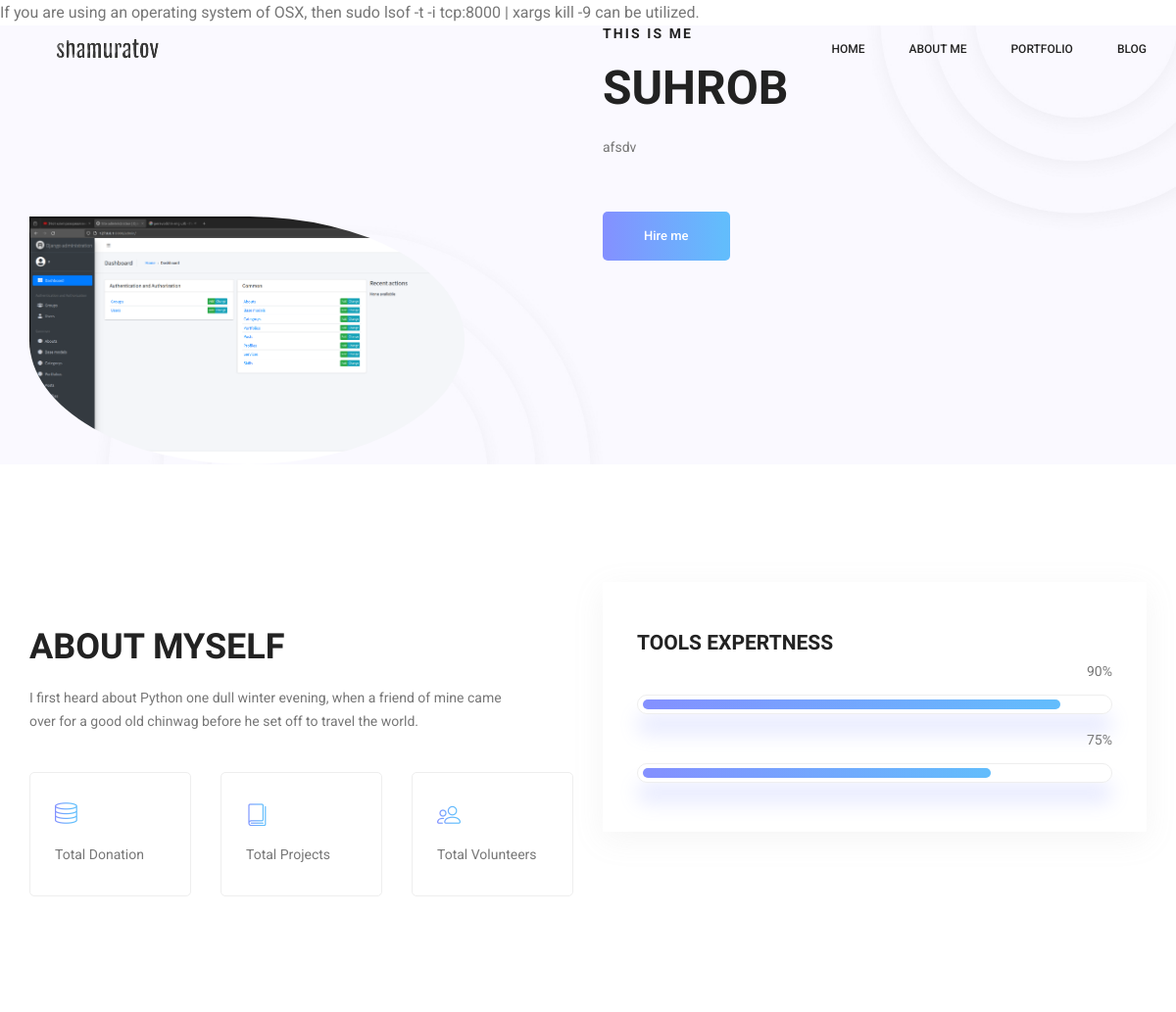
Before: / (upper part) with the older database file.
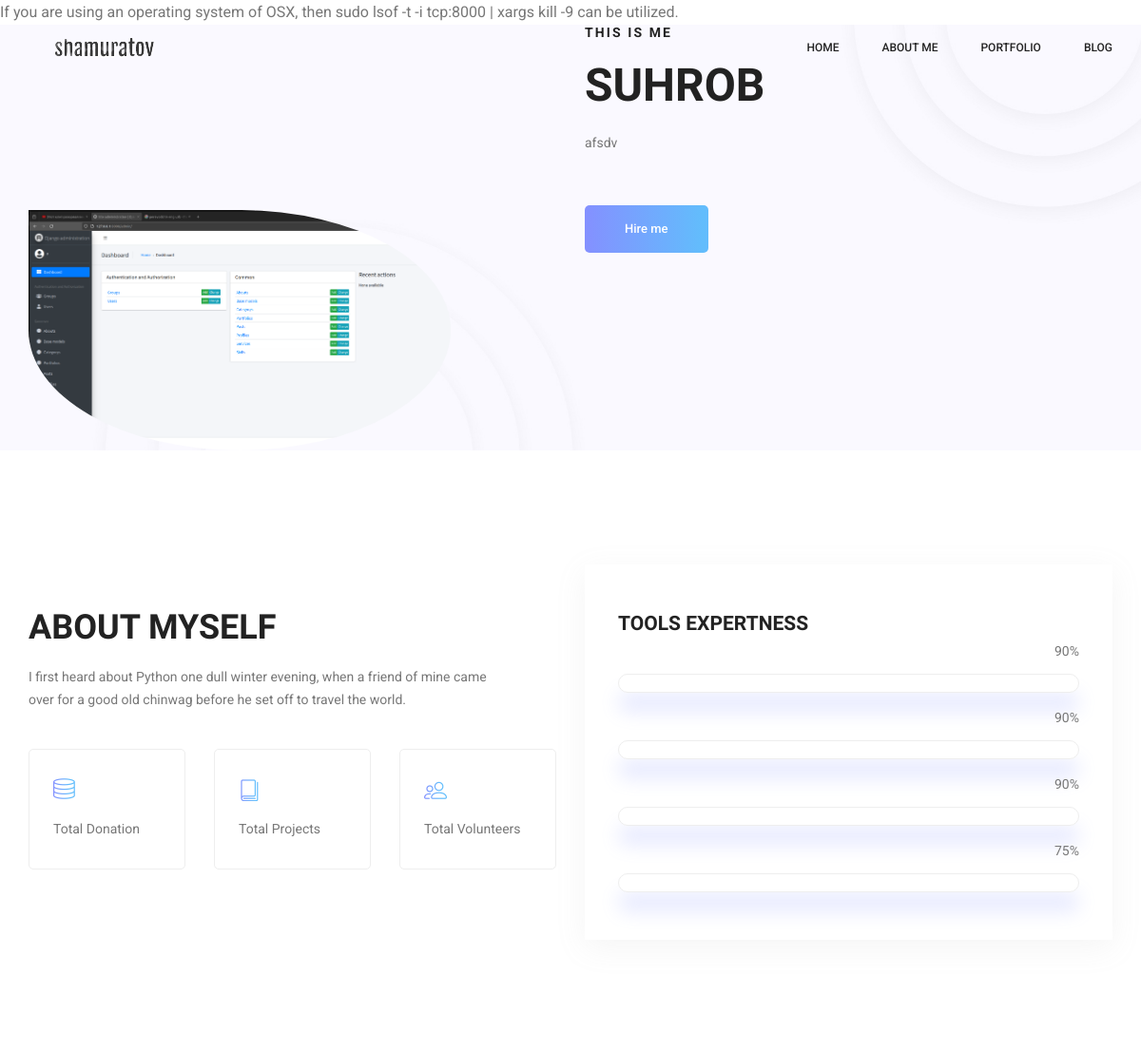
After: the same page with the newer database file.
### common/models.py (models this page shows, shortened)
class BaseModel(models.Model):
    created_at = models.DateTimeField(auto_now_add=True)
    updated_at = models.DateTimeField(auto_now=True)

class Profile(BaseModel):
    full_name = models.CharField(max_length=50)
    image = models.ImageField(upload_to="profile/")
    bio = models.TextField()

class About(BaseModel):
    experience = models.TextField()
    total_projects = models.IntegerField(default=0)
    total_users = models.IntegerField(default=0)
    salary = models.IntegerField()
    def __str__(self):
        return self.experience

class Skill(BaseModel):
    title = models.CharField(max_length=100)
    percentage = models.IntegerField(default=0)
    order = models.IntegerField(default=1)
    class Meta:
        ordering = ("order",)

### common/views.py (the view)
# urls.py: path("", index),
def index(request):
    profile = Profile.objects.first()
    skills = Skill.objects.all()
    abouts =  About.objects.all()
    services = Service.objects.all()
    posts = Post.objects.all()
    portfolios = Portfolio.objects.all()
    categories = Category.objects.all()
    print(abouts)
    context = {"profile":profile,
               "skills":skills ,
                "abouts":abouts,
                "services":services,
                "posts":posts,
                "portfolios":portfolios,
                "categories":categories,
                 }
    return  render(request, "index.html", context)

### templates/index.html (shortened to what this page needs)
{% extends "base.html" %}
{% load static %}
{% load bootstrap5 %}
{% block content %}
        <section class="home_banner_area">
            <div class="banner_inner">
				<div class="container">
					<div class="row">
						<div class="col-lg-6">
							<div class="home_left_img">
								<img style="max-width: 80%; max-height: fit-content; border-radius: 0 50% 50%  50%" src="{{ profile.image.url }}" alt="">
							</div>
						</div>
						<div class="col-lg
						-6">
							<div class="banner_content">
								<h5>This is me</h5>
								<h2>{{ profile.full_name }}</h2>
                                <p>{{ profile.bio }}</p>
                                <ul class="list d-flex pb-2">
        					    </ul>
								<a class="banner_btn" href="#">Hire me</a>
							</div>
						</div>
					</div>
				</div>
            </div>
        </section>
        <section class="welcome_area p_120">
        	<div class="container">
        		<div class="row welcome_inner">
        			<div class="col-lg-6">
						{% for about in abouts %}
        				<div class="welcome_text">
        					<h4>About Myself</h4>
        					<p>{{ about.experience  }}</p>
        					<div class="row">
        						<div class="col-md-4">
        							<div class="wel_item">
        								<i class="lnr lnr-database"></i>
        								<p>Total Donation</p>
        							</div>
        						</div>
        						<div class="col-md-4">
        							<div class="wel_item">
        								<i class="lnr lnr-book"></i>
        								<p>Total Projects</p>
        							</div>
        						</div>
        						<div class="col-md-4">
        							<div class="wel_item">
        								<i class="lnr lnr-users"></i>
        								<p>Total Volunteers</p>
					    {% endfor %}
        							</div>
        						</div>
        					</div>
        				</div>
        			</div>
        			<div class="col-lg-6">
        				<div class="tools_expert">
        					<h3>Tools Expertness</h3>
        					<div class="skill_main">
                                {% for skill in skills %}
								<div class="skill_item">
									<h4>{{ skill.titile }} <span class="counter">{{ skill.percentage }}</span>%</h4>
									<div class="progress">
										<div class="progress-bar" role="progressbar" aria-valuenow="{{ skill.percentage }}" aria-valuemin="0" aria-valuemax="100"></div>
									</div>
								</div>
                                {% endfor %}
							</div>
        				</div>
        			</div>
        		</div>
        	</div>
        </section>
{% endblock %}

### templates/base.html (shortened to what this page needs)
<!DOCTYPE html>
<html lang="en">
<head>
    {% load static %}
    {% block head %}
        <link rel="stylesheet" href="{% static 'css/bootstrap.css' %}">
        <link rel="stylesheet" href="{% static 'vendors/linericon/style.css' %}">
        <link rel="stylesheet" href="{% static 'css/font-awesome.min.css' %}">
        <link rel="stylesheet" href="{% static 'vendors/owl-carousel/owl.carousel.min.css' %}">
        <link rel="stylesheet" href="{% static 'vendors/lightbox/simpleLightbox.css' %}">
            <link rel="stylesheet" href="{% static 'vendors/nice-select/css/nice-select.css' %}">
        <link rel="stylesheet" href="{% static 'vendors/animate-css/animate.css' %}">
        <link rel="stylesheet" href="{% static 'vendors/flaticon/flaticon.css' %}">
        <link rel="stylesheet" href="{% static 'css/style.css' %}">
        <link rel="stylesheet" href="{% static 'css/responsive.css' %}">
    {% endblock %}
</head>
<body>
    {% block header %}
        <header class="header_area">
            <div class="main_menu" id="mainNav">
            	<nav class="navbar navbar-expand-lg navbar-light">
					<div class="container box_1620">
						<a class="navbar-brand logo_h" href="/"><img src="/static/img/main.png" alt=""></a>
						<div class="collapse navbar-collapse offset" id="navbarS If you are using an operating system of OSX, then sudo lsof -t -i tcp:8000 | xargs kill -9 can be utilized. upportedContent">
							<ul class="nav navbar-nav menu_nav ml-auto">
								<li class="nav-item active"><a class="nav-link" href="/">Home</a></li>
								<li class="nav-item"><a class="nav-link" href="/about">About me</a></li>
								<li class="nav-item"><a class="nav-link" href="/portfolio">Portfolio</a>
								<li class="nav-item"><a class="nav-link" href="/blog">Blog</a>
							</ul>
						</div>
					</div>
            	</nav>
            </div>
        </header>
    {% endblock %}
{% block content %}
{% endblock %}
</body>
</html> If you are using an operating system of OSX, then sudo lsof -t -i tcp:8000 | xargs kill -9 can be utilized.

Changed rows visible on the page:
added Skill: percentage "90"
added Skill: percentage "90"
